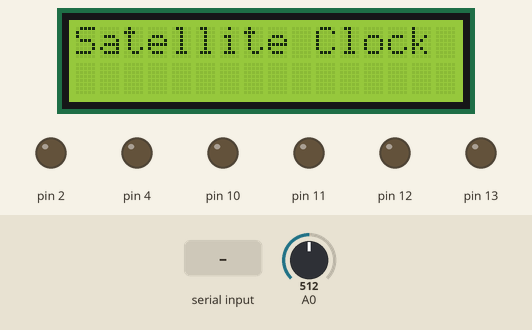
This sketch was run on a simulated Arduino Uno, built with avr-gcc and run on an emulated ATmega328P. Parts: 16×2 character LCD, output pins drawn as LEDs (lit = HIGH). The inputs (shaded band) are chosen by the test bench; at power-on: A0 = 512. What the sketch prints to the serial monitor is not drawn.

Above: at 1.3 s.
1.4 s: "1\n" received over Serial
At 4.3 s:
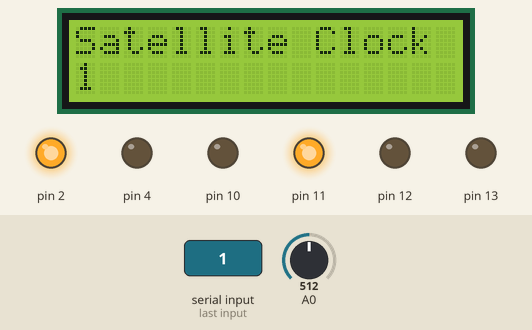
4.4 s: A0 set to 483
At 5.7 s:
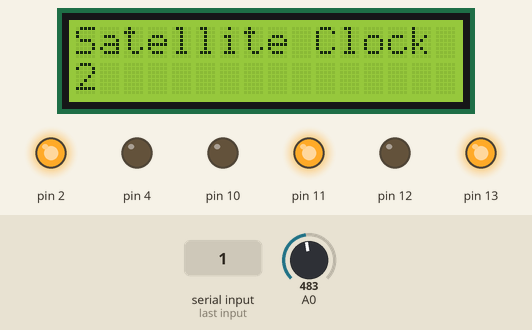
At 14.8 s:
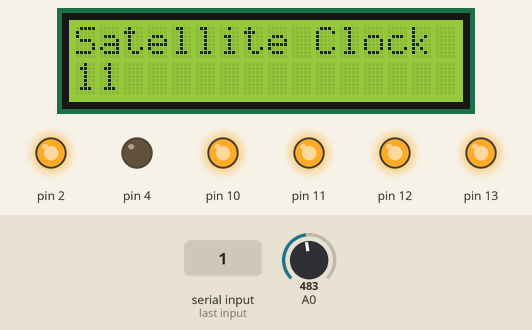
Timing chart, 0 to 15.5 s (numbered marks = the images above; inputs shaded):
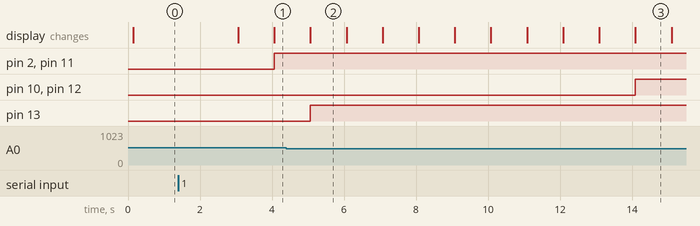

The sketch:

avionics_cubesat_circuit1.ino
```cpp
// Arduino code to run CubeSat circuit
// C++ Code

#include <Adafruit_LiquidCrystal.h>
#include <math.h>

Adafruit_LiquidCrystal lcd_1(0);

int seconds = 0;
int lightValue;
float height; // m
float g = 9.80665; // m/s^2
float propacc = 2*g;
float x, y, z, a, b, c; // Temporary variables for calculation purposes
float t1 ,t2 ,t3 ,t4 ,t5 ,t6;
int var;

// g(h) = g / ( 1 + h/Re )^2
// s = u*t + (a*t^2)/2
// v = u + a*t
// v^2 = u^2 + 2*a*s

void setup()
{
	// put your setup code here, to run once:
    float seconds = 0;
    pinMode(4, OUTPUT);
    pinMode(13,OUTPUT);
    pinMode(12,OUTPUT);
    pinMode(11,OUTPUT);
    pinMode(10,OUTPUT);
    pinMode(2,OUTPUT);
   	Serial.begin(9600);
    lcd_1.begin(16,2);
  	Serial.print("This is a program that controls the circuitry of the CubeSat");
  	Serial.print('\n');
    Serial.print("Enter the altitude in metres above which the CubeSat is dropped: ");
    lcd_1.print("Satellite Clock");
}

void loop()
{
	while (Serial.available() != 0)
  	{
      height = Serial.parseFloat();
      Serial.print(height);
      x = 2*height;
      y = x/g;
      z = sqrt(y);
      t1 = z;
      t2 = t1/2;
      a = g*height;
      b = sqrt(a);
      c = height/6;
      t3 = 10 + ( c + b )/propacc;
      t4 = 10 + ( height + b )/propacc;
      Serial.print('\n');
      Serial.print("The time for which LED1 glows is: ");
      Serial.print(t2);
      Serial.print(" seconds");
      Serial.print('\n');
      Serial.print("The time after which LED2 lights up is: ");
      Serial.print(t2);
      Serial.print(" seconds");
      Serial.print('\n');
      Serial.print("The time after which the LED3 lights up is: ");
      Serial.print(t3);
      Serial.print(" seconds");
      Serial.print('\n');
      Serial.print("The time after which the engine fires is: ");
      Serial.print(t2);
      Serial.print(" seconds");
      Serial.print('\n');
      Serial.print("The propeller provides a maximum acceleration of 2g");
      Serial.print('\n');
      Serial.print("The speed of the CubeSat when it crosses the half-line is: ");
      Serial.print(b);
      Serial.print('\n');
      Serial.print("The CubeSat finally lands after ");
      Serial.print(t4);
      Serial.print(" seconds");
      Serial.print('\n');
      var = 1;
    }

  	if ( var == 1)
  	{
      lcd_1.setCursor(0,1);
      lcd_1.print(seconds);
      lcd_1.setBacklight(1);
      delay(1000);
      seconds += 1;

      lightValue = analogRead(A0);
      if (lightValue < 500)
      {
        digitalWrite(13,HIGH);
      }
      else
      {
        digitalWrite(13,LOW);
      }

      if (seconds < t2)
       {
         digitalWrite(12,HIGH);
         digitalWrite(11,LOW);
         digitalWrite(2,LOW);
         digitalWrite(10,LOW);
       }

       if (seconds > t2 && seconds < t3)
       {
         digitalWrite(12,LOW);
         digitalWrite(11,HIGH);
         digitalWrite(2,HIGH);
         digitalWrite(10,LOW);
       }

       if (seconds > t3 and seconds < t4)
       {
         digitalWrite(12,LOW);
         digitalWrite(11,HIGH);
         digitalWrite(2,HIGH);
         digitalWrite(10,HIGH);
       }

       if (seconds > t4)
       {
         digitalWrite(12,HIGH);
         digitalWrite(12,HIGH);
         digitalWrite(10,HIGH);
         digitalWrite(2,HIGH);
       }
  	}
}
```

Measured:
- the behaviour switches between 500 and 499 on A0 (found by bisection; images 1 and 2)
- after the input at 1.4 s, pin 2, pin 11: LOW → HIGH after 2.7 s; the display: first changes after 1.7 s (image 1 shows a later state)
- after the input at 4.4 s, pin 13: LOW → HIGH after 0.66 s
- what the display in image 2 shows lasts 1.0 s, from 5.1 s to 6.1 s
